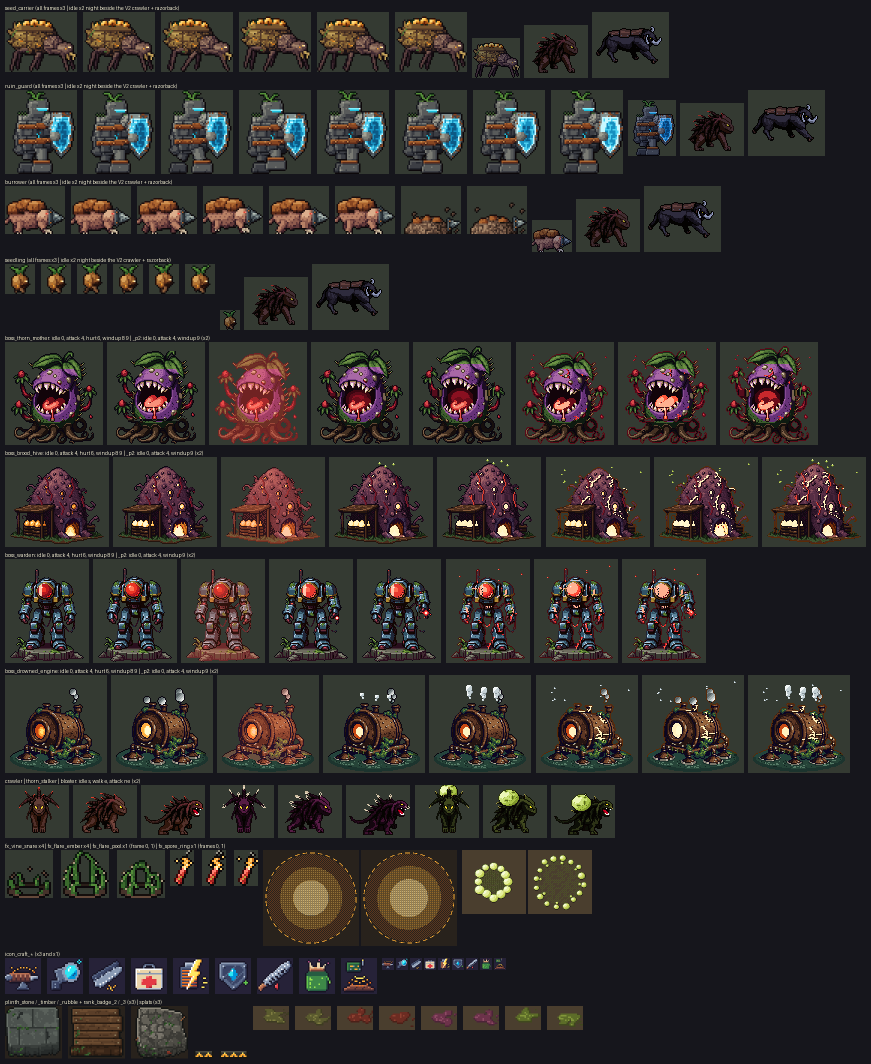
#> input picture pixel-art/contact_v3batch4.png, 1742 x 2127 px (shown at 1/2 size)
$ python -i contact.py   (imports and definitions only)
#> lines starting #> are read from the running program, lines starting #| are printed output that depends on the picture
#> further down, picture is the input picture: PIL image 1742x2127 RGBA; mean R, G, B, A 47.1, 43.7, 42.2, 255
"""Contact sheet for hand-made art batch 4 -> pixel-art/contact_v3batch4.png
Run: python pixel-art/batch4/contact.py
"""
import json
from pathlib import Path

from PIL import Image, ImageDraw, ImageFont

ROOT = Path(__file__).resolve().parents[2]
SPR = ROOT / "public" / "sprites"
# [1 line that did not run here, left out]
font = ImageFont.load_default()
TINT = (0xa9 / 255, 0xb6 / 255, 0xe6 / 255)
BG = (52, 58, 50, 255)


def frames(key, row=0, n=None):
    e = M[key]
    im = Image.open(SPR / e["file"]).convert("RGBA")
    fw = e.get("fw") or im.width // e.get("frames", 1)
    fh = e.get("fh") or im.height
    n = n or (im.width // fw)
    return [im.crop((i * fw, row * fh, (i + 1) * fw, (row + 1) * fh)) for i in range(n)]


def night(im):
    r, g, b, a = im.split()
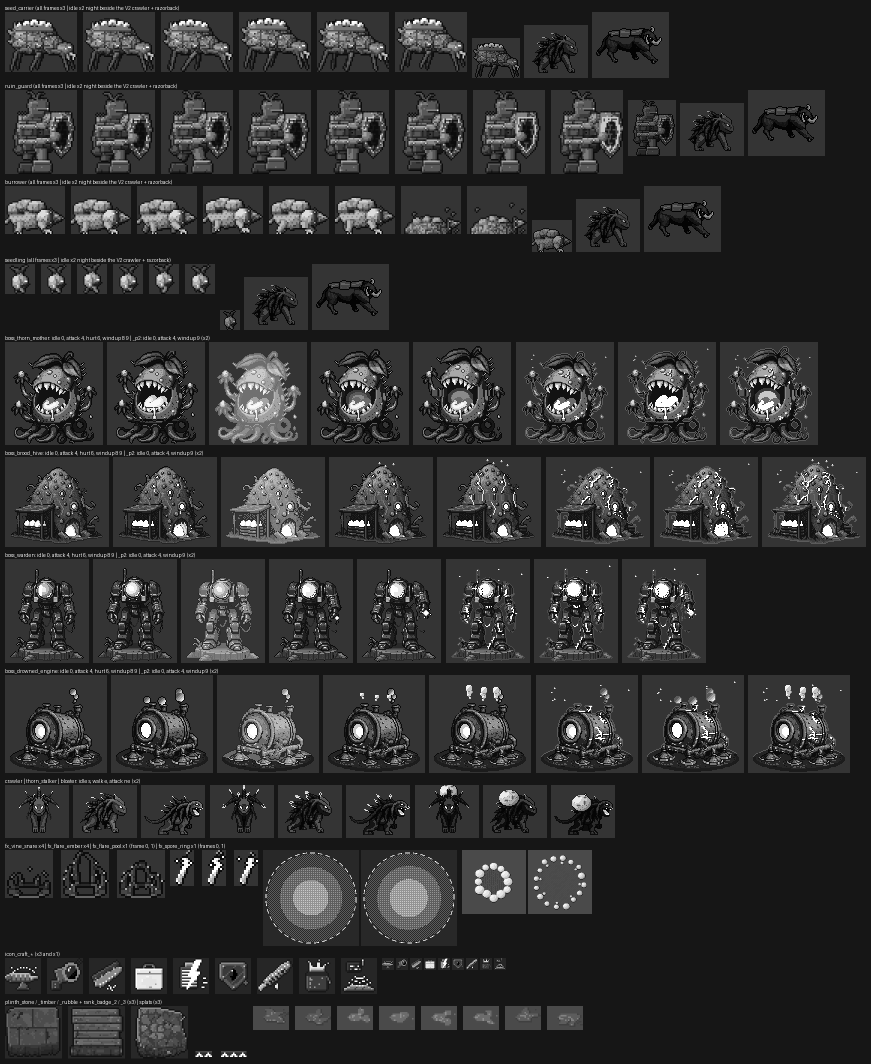
#> r: PIL image 1742x2127 L (shown at 1/2 size); min 0, max 255, mean 47.1
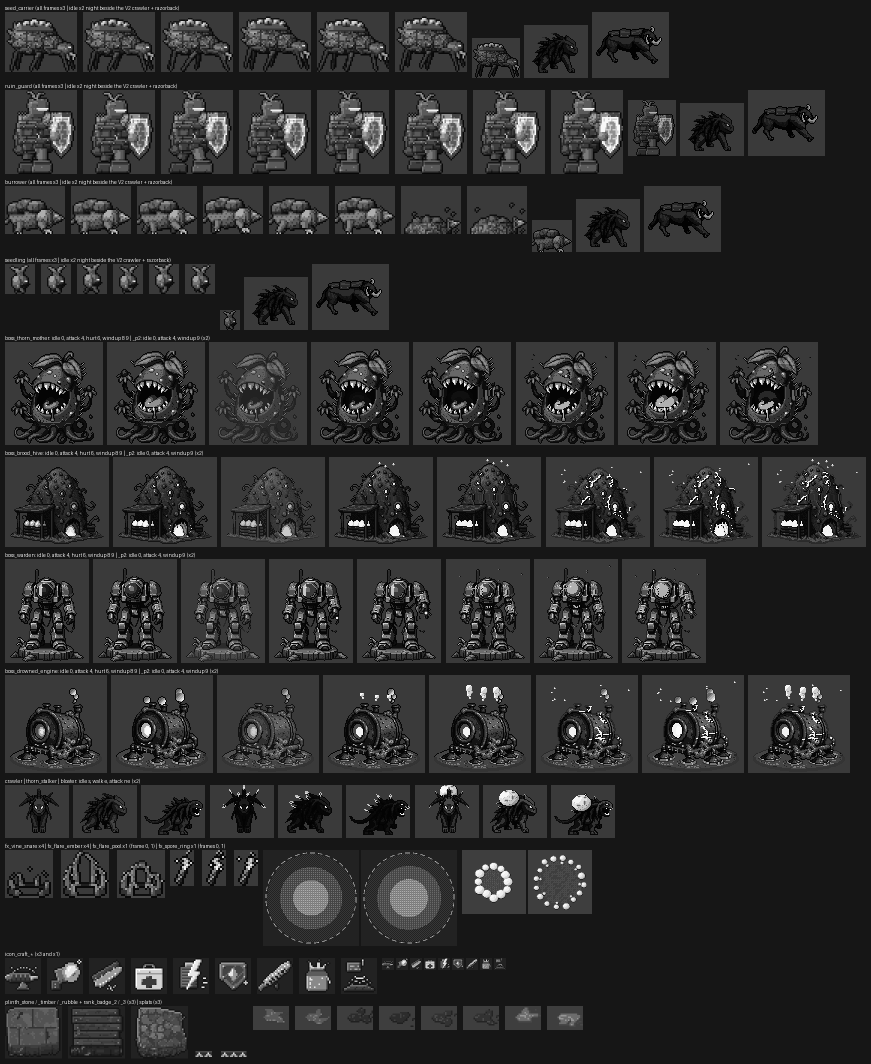
#> g: PIL image 1742x2127 L (shown at 1/2 size); min 0, max 255, mean 43.7
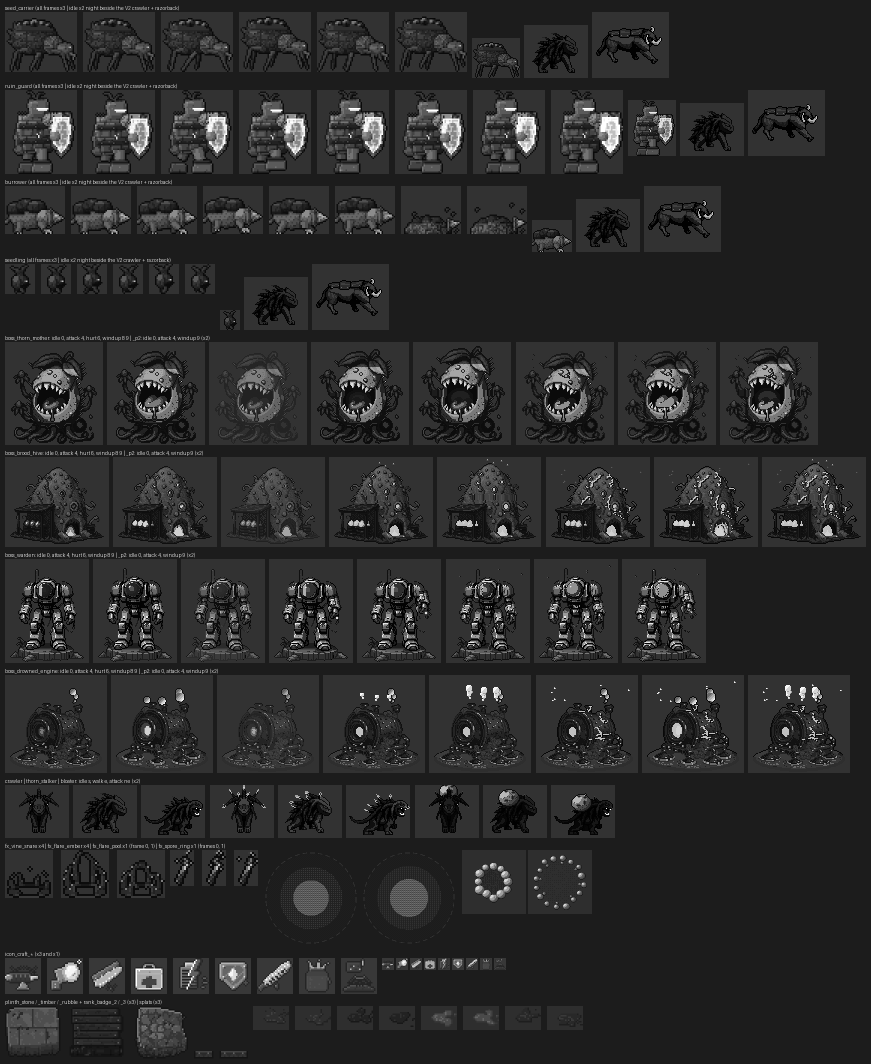
#> b: PIL image 1742x2127 L (shown at 1/2 size); min 0, max 255, mean 42.2
#> a: PIL image 1742x2127 L; every value is 255
    return Image.merge("RGBA", (r.point(lambda v: int(v * TINT[0])), g.point(lambda v: int(v * TINT[1])),
                                b.point(lambda v: int(v * TINT[2])), a))
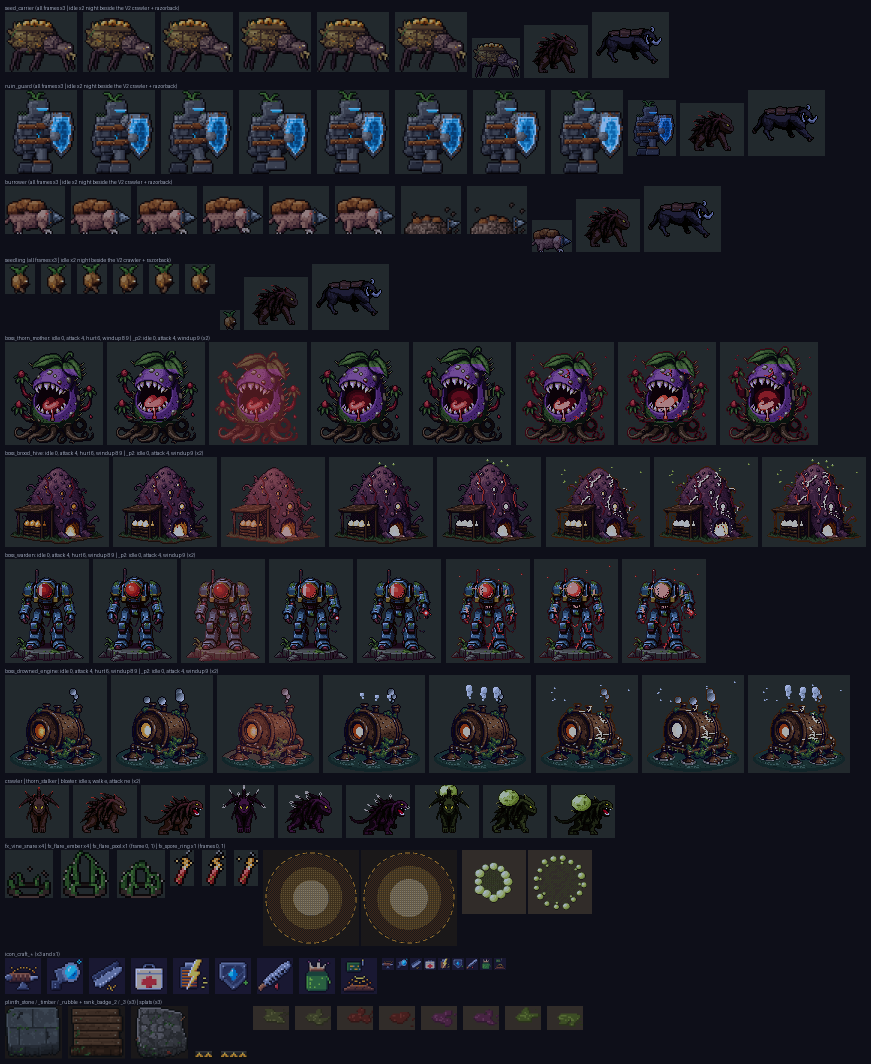
#> returned value: PIL image 1742x2127 RGBA (shown at 1/2 size); mean R, G, B, A 30.7, 30.6, 37.8, 255


def strip_of(ims, scale, gap=4, bg=BG, tint=False):
    h = max(i.height for i in ims)
    w = sum(i.width for i in ims) + gap * (len(ims) - 1)
    out = Image.new("RGBA", (w, h), (0, 0, 0, 0))
    x = 0
    for i in ims:
        cell = Image.new("RGBA", i.size, bg)
        cell.alpha_composite(night(i) if tint else i)
        out.alpha_composite(cell, (x, h - i.height))
        x += i.width + gap
    return out.resize((w * scale, h * scale), Image.NEAREST)


rows = []
# 1. creatures
# [15 lines not run here, left out]
# 5. craft icons
# [1 line that did not run here, left out]
# [6 lines not run here, left out]

pad = 10
# [1 line that did not run here, left out]
H = sum(max(p.height for p in parts) + 24 for _, parts in rows) + pad
# [1 line that did not run here, left out]
# [1 line that did not run here, left out]
y = pad
# [8 lines not run here, left out]
dst = ROOT / "pixel-art" / "contact_v3batch4.png"
# [2 lines not run here, left out]

>>> from PIL import Image
>>> picture = Image.open('../contact_v3batch4.png')
>>> result = night(picture)
